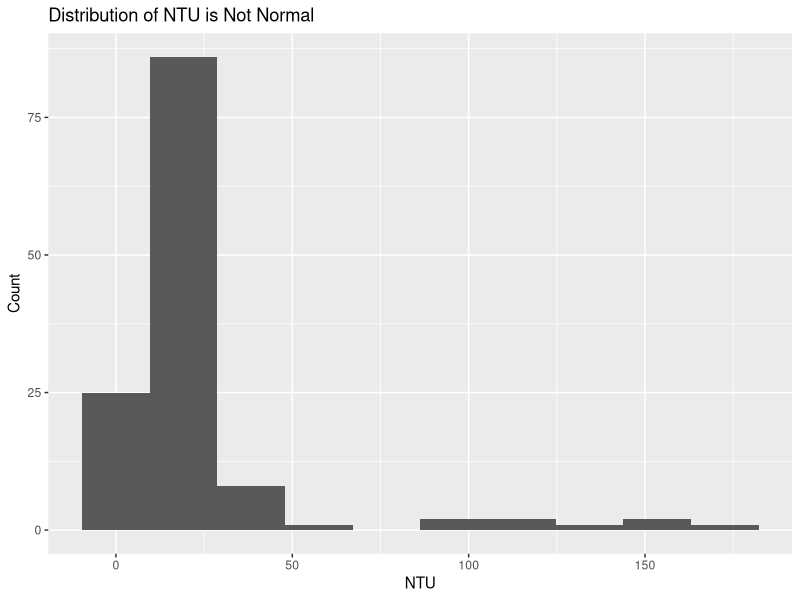
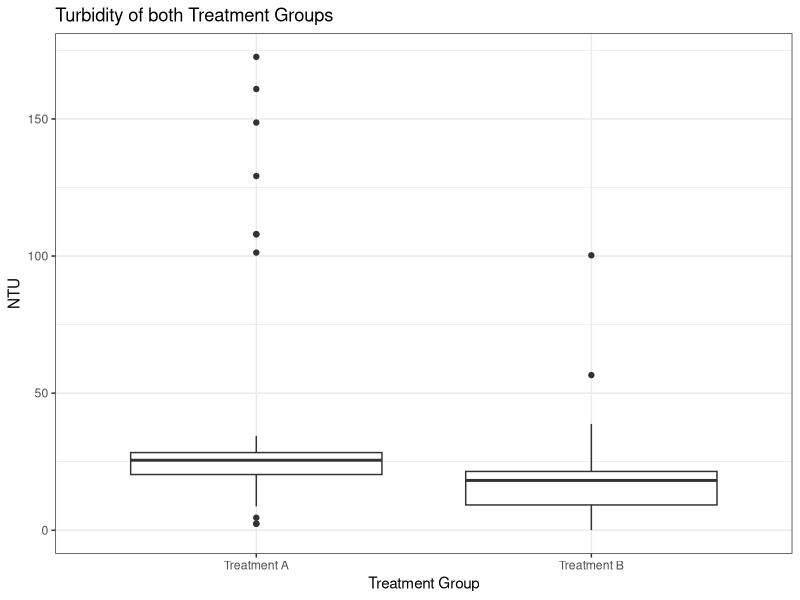
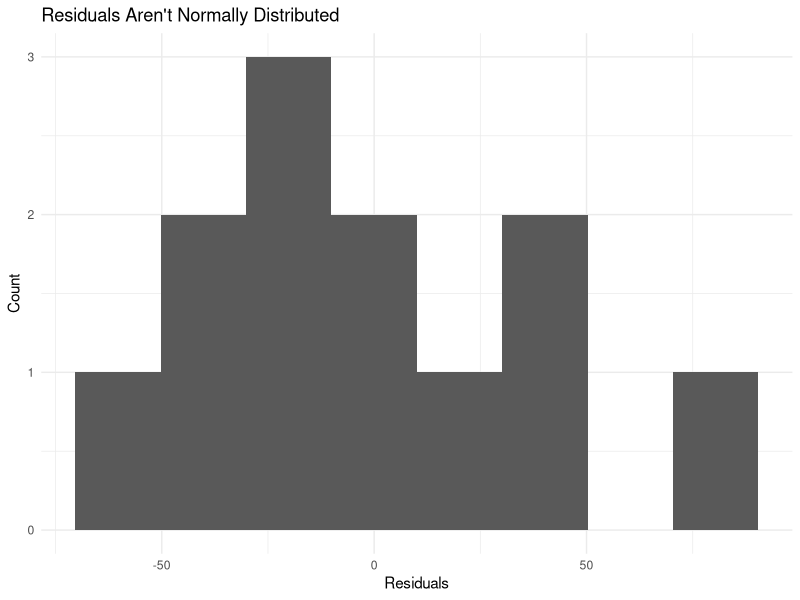
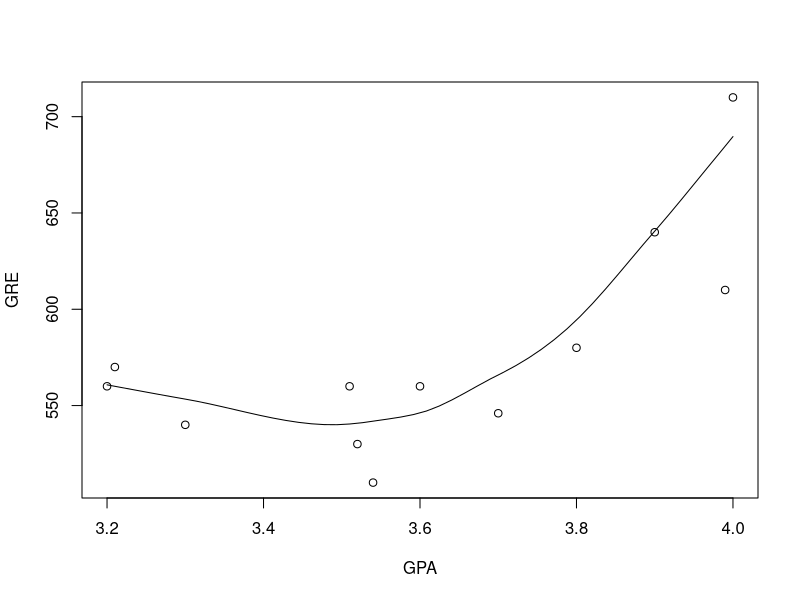
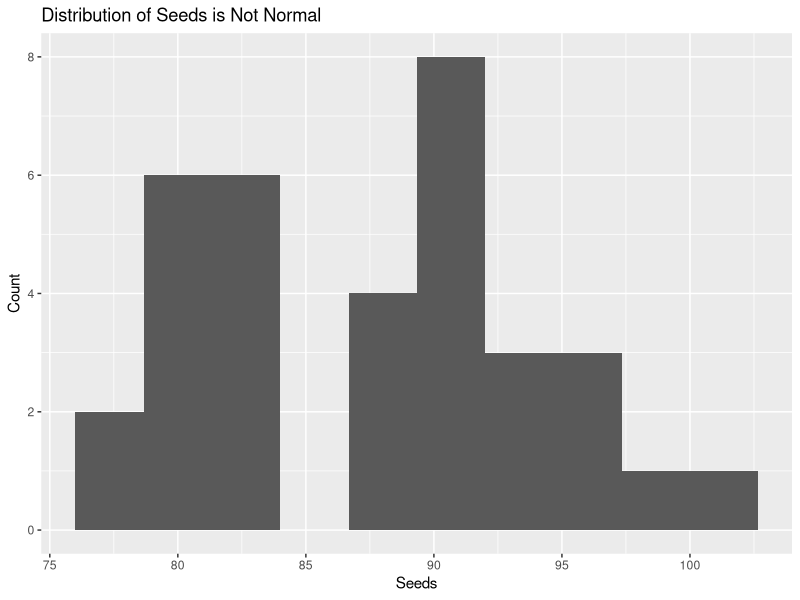
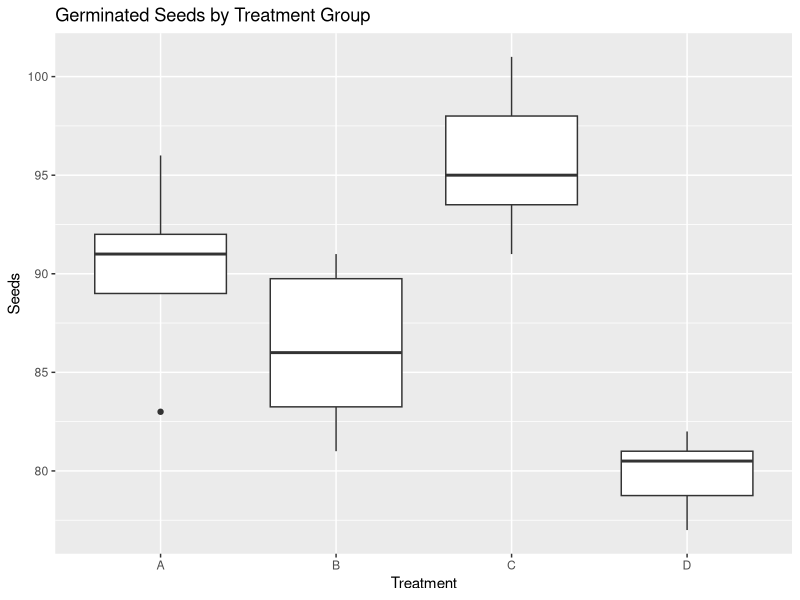

Source code (R) for these figures, in order:
## ---- chunk 1
meds <- binom.test(c(16, 3), p = 0.50)
meds
## ---- chunk 2
#| include: false
library(readr)
library(tidyverse)
## ---- chunk 3
turb <- read_csv("ntu_data.csv", show_col_types = FALSE)

turb %>% 
  ggplot(aes(x = NTU))+
  geom_histogram(bins = 10)+
  labs(y = "Count",
       title = "Distribution of NTU is Not Normal")

turbw <- wilcox.test(NTU ~ Treatment, data = turb)
turbw

turb %>% 
  ggplot(aes(x = Treatment,
             y = NTU))+
  geom_boxplot()+
  labs(title = "Turbidity of both Treatment Groups",
       x = "Treatment Group")+
  theme_bw()
## ---- chunk 4
library(graphics)
grads <- read_csv("grad_school.csv", show_col_types = FALSE)

grad <- lm(GRE ~ GPA, data = grads)
summary(grad)

grads %>% 
  ggplot(aes(x = grad$residuals))+
  geom_histogram(bins = 8)+
  labs(x = "Residuals",
       y = "Count",
       title = "Residuals Aren't Normally Distributed")+
  theme_minimal()

gra <- loess(GRE ~ GPA, data = grads)
gra

with(grads, scatter.smooth(GPA, GRE))
## ---- chunk 5
dog <- read_csv("DogwoodSeeds.csv", show_col_types = FALSE)

dog %>% 
  ggplot(aes(x = Seeds))+
  geom_histogram(bins = 10)+
  labs(y = "Count",
       title = "Distribution of Seeds is Not Normal")

dog %>% 
  ggplot(aes(x = Treatment,
             y = Seeds))+
  geom_boxplot()+
  labs(title = "Germinated Seeds by Treatment Group")

dogs <- kruskal.test(Seeds ~ Treatment, data = dog)
dogs
